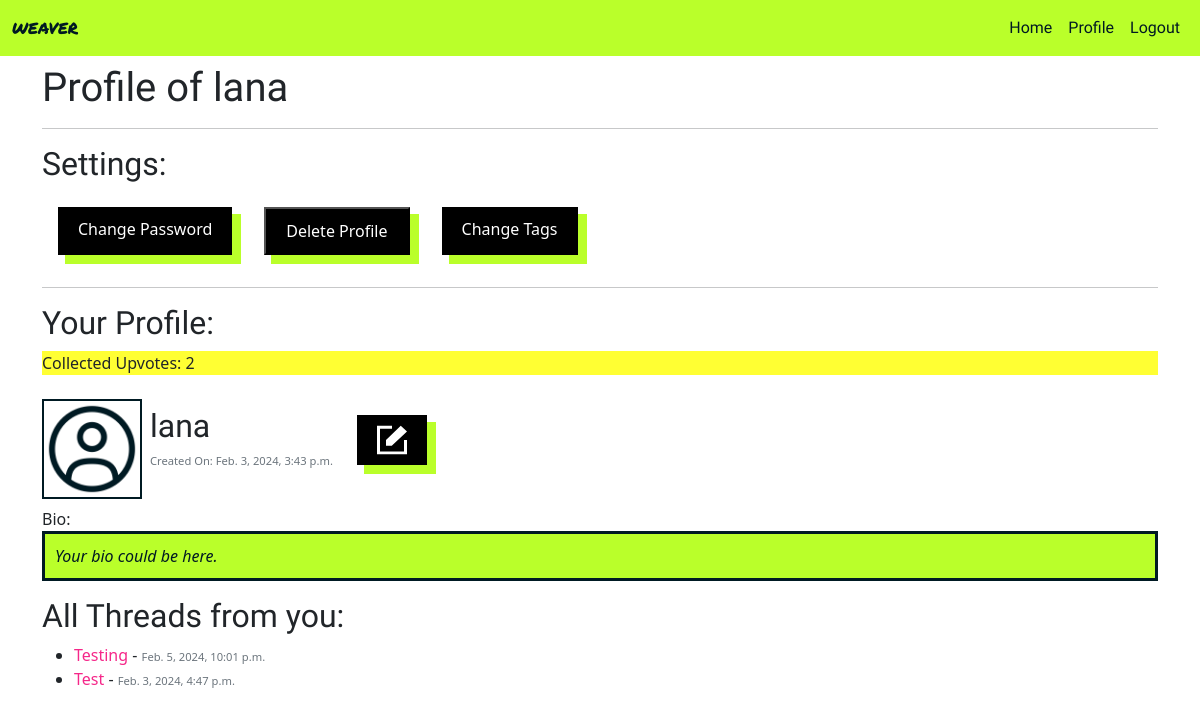
Screenshot of /profile/lana/ (signed in) with the database file from the repository.
### authentication/models.py (models this page shows)
class User(AbstractUser):
    bio = models.CharField(max_length=200, unique=False, default="Your bio could be here.")
    created_on = models.DateTimeField(auto_now_add=True)
    profile_pic = models.ImageField(null=True, blank=True, default="default.png")

### weave_manager/models.py (models this page shows, shortened)
class Thread(models.Model):
    title = models.CharField(max_length=200, unique=True)
    slug = models.SlugField(max_length=200)
    author = models.ForeignKey(settings.AUTH_USER_MODEL,
        on_delete=models.CASCADE, related_name="posts")
    content = models.TextField()
    votes = models.IntegerField(default=0)
    created_on = models.DateTimeField(auto_now_add=True)
    status = models.IntegerField(choices=STATUS, default=0)
    tags = TaggableManager()
    class Meta:
        ordering = ["-created_on"]

### authentication/views.py (the view)
# urls.py: path('profile/<slug:username>/', views.UserProfileView.as_view(), name='user_profile'),
class UserProfileView(generic.DetailView):
    model = User
    template_name = "profile.html"
    slug_field = "username"
    slug_url_kwarg = "username"
    context_object_name = "user"
    def get_context_data(self, **kwargs):
        context = super().get_context_data(**kwargs)
        user_threads = Thread.objects.filter(author=self.object)
        thread_votes = user_threads.aggregate(Sum('votes'))['votes__sum']
        user_comments = Comment.objects.filter(author=self.object)
        comment_votes = user_comments.aggregate(Sum('votes'))['votes__sum']
        total_votes = thread_votes + comment_votes
        context['total_votes'] = total_votes
        return context

### authentication/templates/profile.html (shortened to what this page needs)
{% extends "base.html" %}
{% block content %}
{% load static %}
{% load i18n %}
{% load crispy_forms_tags %}
<div class="container-lg my-2">
	<h1>Profile of {{user.username}}</h1>
	{% if request.user.username == user.username %}
	<hr>
	<h2>Settings:</h2>
	<div class="d-flex flex-row">
		<a class="neon-button secondaryAction m-3" href="{% url 'account_change_password' %}">Change Password</a>
		<form method="post" action="{% url 'delete_profile' user.id %}" class="m-3">
			<button type="submit" class="neon-button secondaryAction" onclick="return confirm('{% trans " Are you sure you want to delete your profile?" %}');">Delete Profile</button>
		</form>
		<a class="neon-button secondaryAction m-3" href="{% url 'user_tags' %}">Change Tags</a>
	</div>
	<hr>
	{% endif %}
	{% if request.user.username == user.username %}
	<h2>Your Profile:</h2>
	{% endif %}
	{% if total_votes %}
	<div class="bg-yellow">
		<p>Collected Upvotes: {{ total_votes }}</p>
	</div>
	{% else %}
	<div class="bg-yellow">
		<p>Collected Upvotes: 0</p>
	</div>
	{% endif %}
	<div class="d-flex flex-column">
		<div class="d-flex flex-row my-2">
			{% if user.profile_pic %}
			<img src="{{ user.profile_pic.url }}" alt="Profile Picture" class="profile-pic">
			{% else %}
			<p>No profile picture available</p>
			{% endif %}
			<div class="m-2">
				<h2>{{ user.username }}</h2>
				<p class="text-muted fs-7">Created On: {{ user.created_on }}</p>
			</div>
			{% if request.user.username == user.username %}
			<a class="neon-button secondaryAction m-3 h-100" href="{% url 'update_profile' %}"><img src="{% static 'img/icons/edit.svg' %}" class="icon"></a>
			{% endif %}
		</div>
		<p class="m-0">Bio:</p>
		<p class="bio fst-italic">{{ user.bio }}</p>
	</div>
	{% if request.user.username == user.username %}
	<h2>All Threads from you:</h2>
	{% else %}
	<h2>All Threads from {{user.username}}:</h2>
	{% endif %}
	{% if user.posts.all %}
	<ul>
		{% for thread in user.posts.all %}
		<li><a href="{% url 'thread_detail' thread_id=thread.id slug=thread.slug %}" class="link">{{ thread.title }} </a> - <span class="text-muted fs-7">{{ thread.created_on }}</span></li>
		{% endfor %}
	</ul>
	{% else %}
	<p>No threads available for this user.</p>
	{% endif %}
</div>
{% endblock %}

### static/css/style.css (style rules this page uses)
:root { --color-text-dark: #001A23; --color-text-light: #FFFFFF; --color-highlight: #BAFF2A; --color-background: #FFFFFF; --color-background-highlight: #F52789; }
.bg-yellow { background-color: #FFFF33; }
.profile-pic { width: 100px; height: 100px; border: 2px solid var(--color-text-dark); }
.bio { background-color: var(--color-highlight); color: var(--color-text-dark); padding: 10px; border: solid; }
.icon { width: 30px; height: 30px; }
h1, h2, h3, h4 { font-family: 'Alatsi', sans-serif; text-wrap: pretty; }
.link { color: var(--color-background-highlight); }
.neon-button { background-color: black; color: white; padding: 10px 20px; text-decoration: none; text-decoration: transparent; -webkit-box-shadow: 8px 8px 0px 1px var(--color-highlight); box-shadow: 8px 8px 0px 1px var(--color-highlight); }
a { text-decoration: none; text-decoration: transparent; }
.fs-7 { font-size: 0.7em; }

### rows the page displays
User: username "lana", profile_pic (placeholder picture), created_on "Feb. 3, 2024, 3:43 p.m.", bio "Your bio could be here."
Thread: title "Testing", created_on "Feb. 5, 2024, 10:01 p.m."
Thread: title "Test", created_on "Feb. 3, 2024, 4:47 p.m."

### other values shown
{{ total_votes }} "2"
